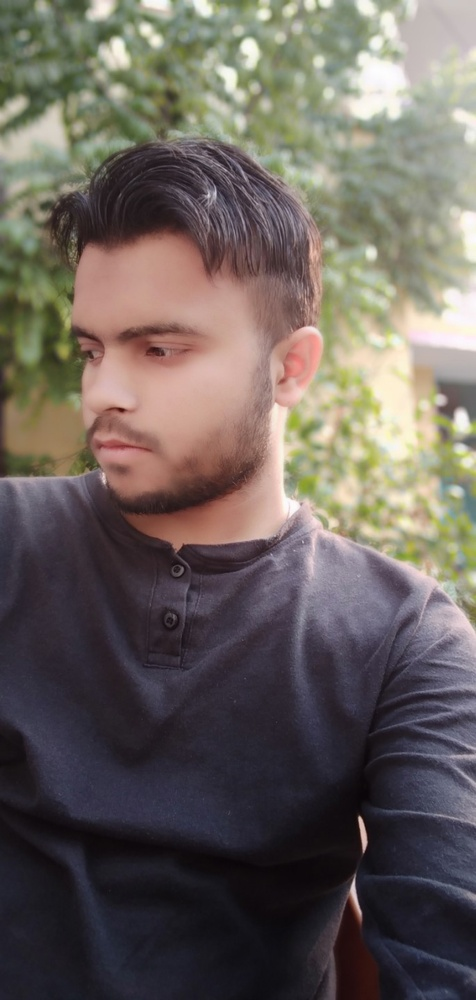
#> input picture ravi.jpg, 476 x 1000 px, shrunk from 685 x 1440 before the run
$ jupyter execute 'Introduction to OpenCv.ipynb'   (shell and % lines are left out)
#> lines starting #> are read from the running program, lines starting #| are printed output that depends on the picture
[cell 1]
import cv2
import numpy as np
import matplotlib.pyplot as plt

[cell 2]
img = cv2.imread("./ravi.jpg")
#> img is the input picture: shape (1000, 476, 3); mean B, G, R 93.3, 98.7, 106.7

[cell 3]
print(img.dtype)
#| uint8

[cell 4]
print(img.shape)
#| (1000, 476, 3)

[cell 5]
plt.imshow(img)

[cell 6]
cv2.imshow("My Image", img)
cv2.waitKey(10000)
cv2.destroyAllWindows()

# changing Color Spaces

[cell 7]
img_rgb = cv2.cvtColor(img, cv2.COLOR_BGR2RGB)
print(img_rgb.shape)
#| (1000, 476, 3)

[cell 8]
plt.imshow(img_rgb)

[cell 9]
img_gray = cv2.cvtColor(img, cv2.COLOR_BGR2GRAY)
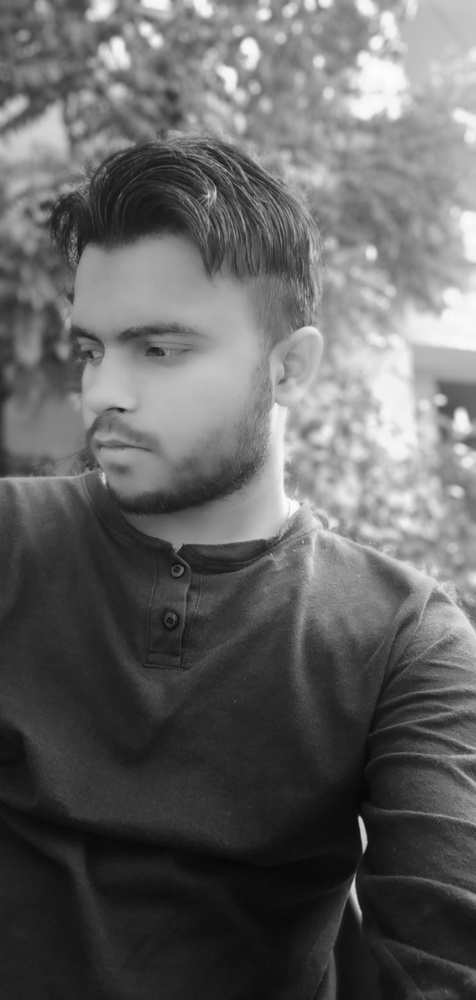
#> img_gray: shape (1000, 476); min 7, max 253, mean 100.5
print(img_gray.shape)
#| (1000, 476)

[cell 10]
plt.imshow(img_gray, cmap = "gray")

[cell 11]
img_hsv = cv2.cvtColor(img, cv2.COLOR_BGR2HSV)
#> img_hsv: shape (1000, 476, 3); mean H, S, V 82.9, 58.9, 111.8
print(img_hsv.shape)
#| (1000, 476, 3)


$ run again, with group-photo.jpg copied over ravi.jpg
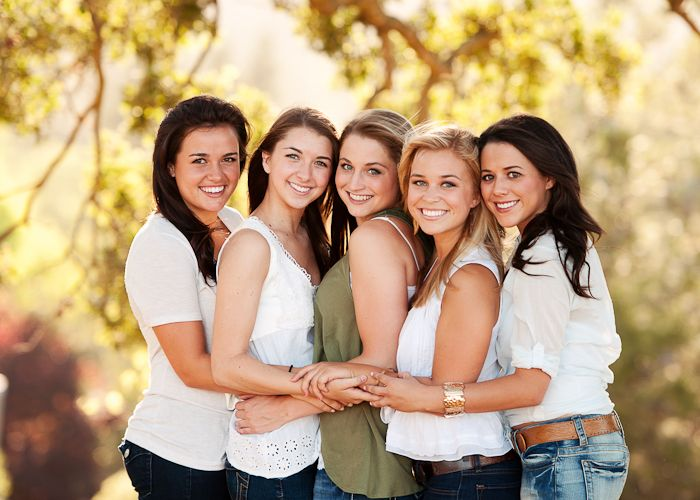
#> input picture group-photo.jpg, 700 x 500 px
#> img is the input picture: shape (500, 700, 3); mean B, G, R 126.4, 160.8, 187.3
#| uint8
#| (500, 700, 3)
#| (500, 700, 3)
#> `img_gray = cv2.cvtColor(img, cv2.COLOR_BGR2GRAY)`:
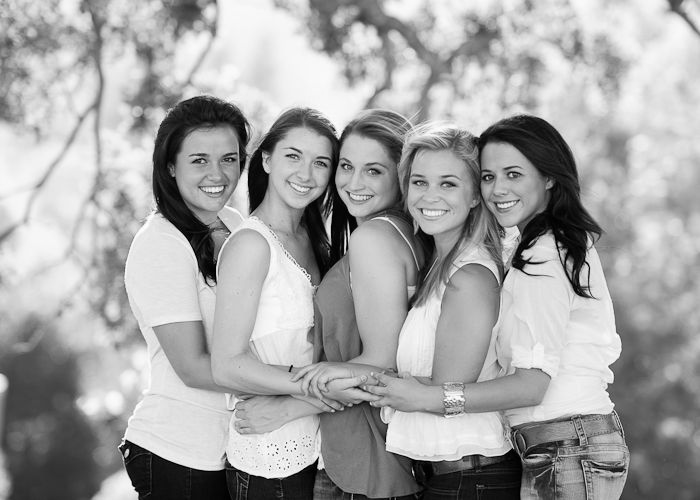
#> img_gray: shape (500, 700); min 0, max 255, mean 164.8
#| (500, 700)
#> img_hsv: shape (500, 700, 3); mean H, S, V 28.6, 97.5, 189.1
#| (500, 700, 3)
